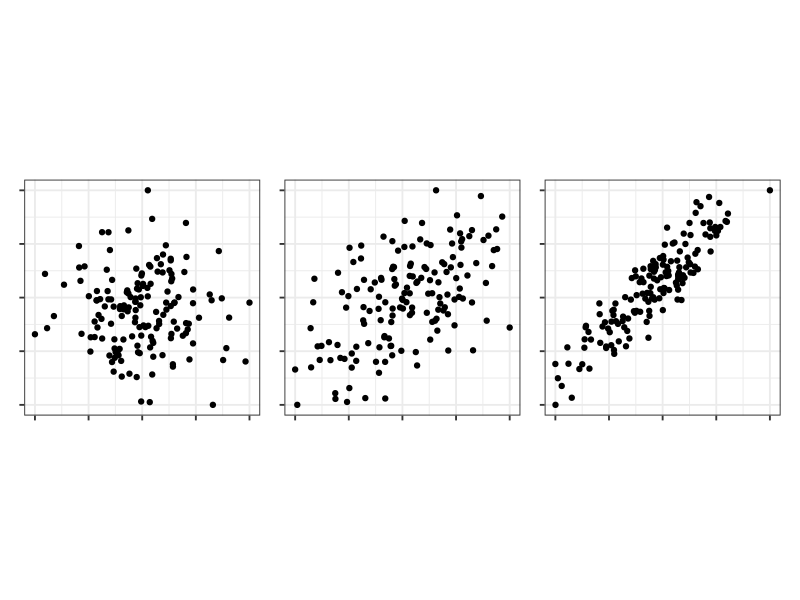
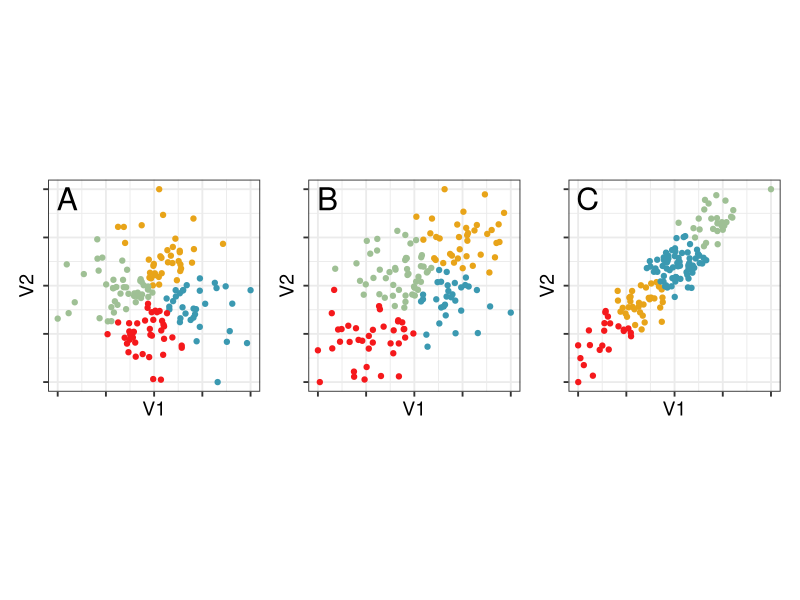
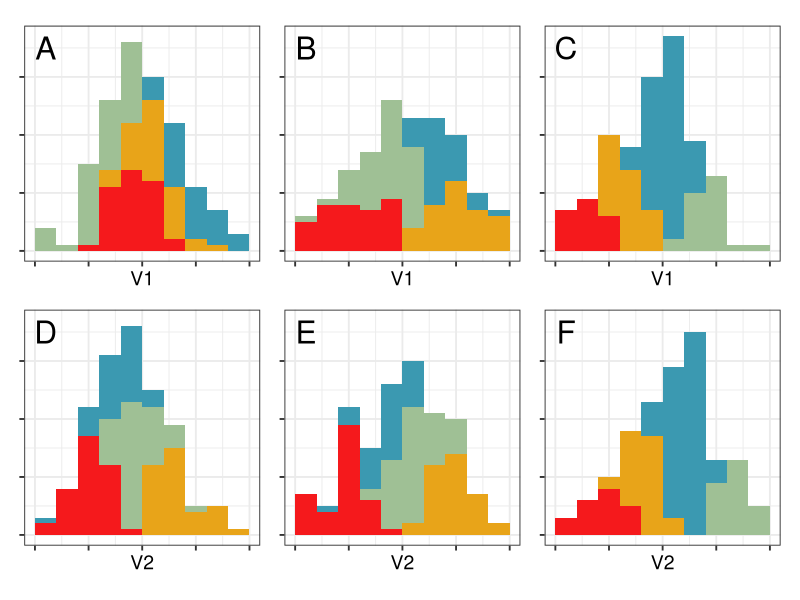
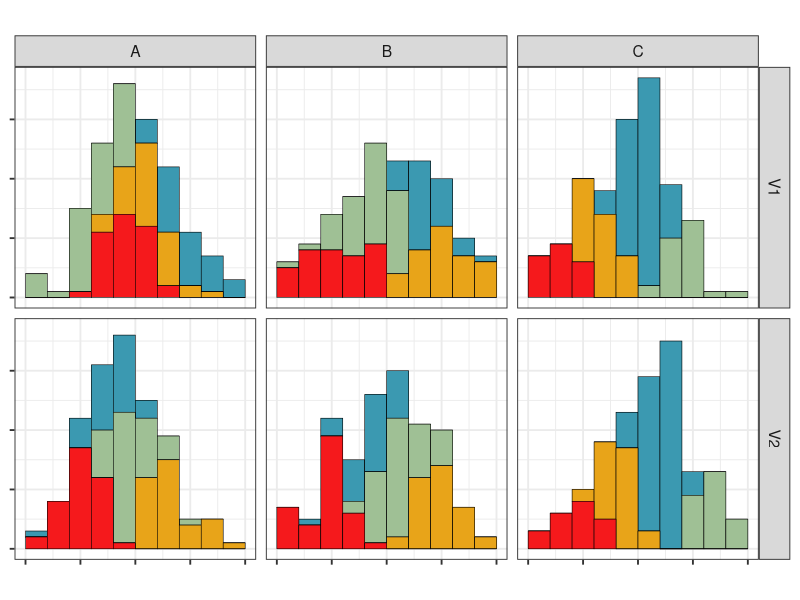
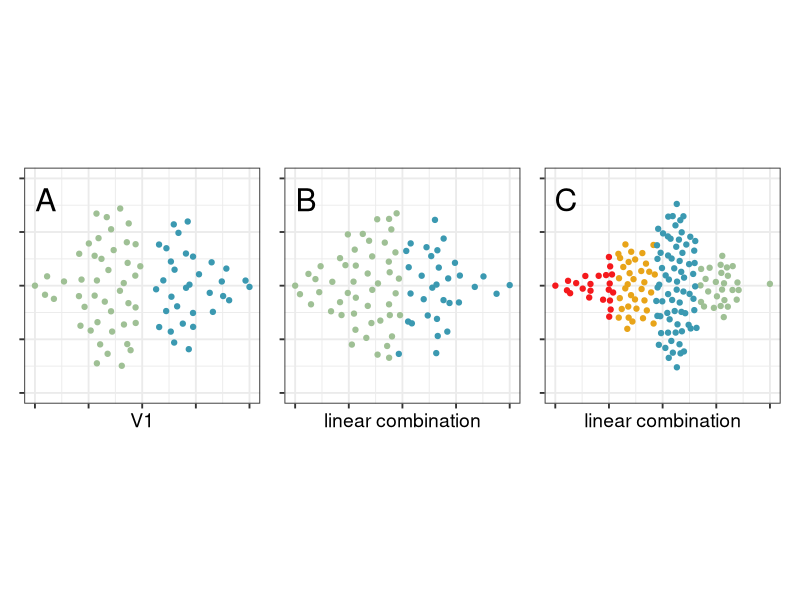

Generate these figures, in order, with R:
# Example in introduction
library(tidyverse)
library(mvtnorm)
library(patchwork)
library(colorspace)
library(ggbeeswarm)

theme_set(theme_bw(base_size = 14) +
            theme(
              aspect.ratio = 1,
              plot.background = element_rect(fill = 'transparent', colour = NA),
              plot.title.position = "plot",
              plot.title = element_text(size = 24),
              panel.background = element_rect(fill = 'transparent', colour = NA),
              legend.background = element_rect(fill = 'transparent', colour = NA),
              legend.key = element_rect(fill = 'transparent', colour = NA)
            )
)

f_std <- function(x) {(x-min(x))/(max(x)-min(x))}
set.seed(914)
blob1 <- rmvnorm(n=155, mean=c(0,0), 
                 sigma=matrix(c(1, 0, 0, 1), 
                              ncol=2, byrow=TRUE)) |> 
  as_tibble() |>
  mutate_all(f_std)
blob2 <- rmvnorm(n=155, mean=c(0,0), 
                 sigma=matrix(c(1, 0.6, 0.6, 1), 
                              ncol=2, byrow=TRUE)) |> 
  as_tibble() |>
  mutate_all(f_std)
blob3 <- rmvnorm(n=155, mean=c(0,0), 
                 sigma=matrix(c(1, 0.9, 0.9, 1), 
                              ncol=2, byrow=TRUE)) |> 
  as_tibble() |>
  mutate_all(f_std)
b1 <- ggplot(blob1, aes(V1, V2)) + 
  geom_point() +
  theme(axis.text = element_blank(),
        axis.title = element_blank())
b2 <- ggplot(blob2, aes(V1, V2)) + 
  geom_point() +
  theme(axis.text = element_blank(),
        axis.title = element_blank())
b3 <- ggplot(blob3, aes(V1, V2)) + 
  geom_point() +
  theme(axis.text = element_blank(),
        axis.title = element_blank())
b1 + b2 + b3 + plot_layout(ncol=3)


set.seed(855)
b1_km <- kmeans(blob1, 4)
b2_km <- kmeans(blob2, 4)
b3_km <- kmeans(blob3, 4)
blob1_cl <- blob1 |>
  mutate(cl = factor(b1_km$cluster))
blob2_cl <- blob2 |>
  mutate(cl = factor(b2_km$cluster))
blob3_cl <- blob3 |>
  mutate(cl = factor(b3_km$cluster))
b4 <- ggplot(blob1_cl, aes(V1, V2, colour=cl)) + 
  geom_point() +
  scale_color_discrete_divergingx(palette="Zissou 1") +
  annotate("text", x=0.05, y=0.95, label="A", size=8) +
  theme(legend.position = "none", 
        axis.text = element_blank())
b5 <- ggplot(blob2_cl, aes(V1, V2, colour=cl)) + 
  geom_point() +
  scale_color_discrete_divergingx(palette="Zissou 1") +
  annotate("text", x=0.05, y=0.95, label="B", size=8) +
  theme(legend.position = "none", 
        axis.text = element_blank())
b6 <- ggplot(blob3_cl, aes(V1, V2, colour=cl)) + 
  geom_point() +
  scale_color_discrete_divergingx(palette="Zissou 1") +
  annotate("text", x=0.05, y=0.95, label="C", size=8) +
  theme(legend.position = "none", 
        axis.text = element_blank())
b4 + b5 + b6 + plot_layout(ncol=3)

b7 <- ggplot(blob1_cl, aes(V1, fill=cl)) + 
  geom_histogram(breaks = seq(0, 1, 0.1)) +
  scale_fill_discrete_divergingx(palette="Zissou 1") +
  ylim(c(0,37)) +
  annotate("text", x=0.05, y=35, label="A", size=8) +
  theme(legend.position = "none", 
        axis.text = element_blank(),
        axis.title.y = element_blank())
b8 <- ggplot(blob2_cl, aes(V1, fill=cl)) + 
  geom_histogram(breaks = seq(0, 1, 0.1)) +
  scale_fill_discrete_divergingx(palette="Zissou 1") +
  ylim(c(0,37)) +
  annotate("text", x=0.05, y=35, label="B", size=8) +
  theme(legend.position = "none", 
        axis.text = element_blank(),
        axis.title.y = element_blank())
b9 <- ggplot(blob3_cl, aes(V1, fill=cl)) + 
  geom_histogram(breaks = seq(0, 1, 0.1)) +
  scale_fill_discrete_divergingx(palette="Zissou 1") +
  ylim(c(0,37)) +
  annotate("text", x=0.05, y=35, label="C", size=8) +
  theme(legend.position = "none", 
        axis.text = element_blank(),
        axis.title.y = element_blank())
b10 <- ggplot(blob1_cl, aes(V2, fill=cl)) + 
  geom_histogram(breaks = seq(0, 1, 0.1)) +
  scale_fill_discrete_divergingx(palette="Zissou 1") +
  ylim(c(0,37)) +
  annotate("text", x=0.05, y=35, label="D", size=8) +
  theme(legend.position = "none", 
        axis.text = element_blank(),
        axis.title.y = element_blank())
b11 <- ggplot(blob2_cl, aes(V2, fill=cl)) + 
  geom_histogram(breaks = seq(0, 1, 0.1)) +
  scale_fill_discrete_divergingx(palette="Zissou 1") +
  ylim(c(0,37)) +
  annotate("text", x=0.05, y=35, label="E", size=8) +
  theme(legend.position = "none", 
        axis.text = element_blank(),
        axis.title.y = element_blank())
b12 <- ggplot(blob3_cl, aes(V2, fill=cl)) + 
  geom_histogram(breaks = seq(0, 1, 0.1)) +
  scale_fill_discrete_divergingx(palette="Zissou 1") +
  ylim(c(0,37)) +
  annotate("text", x=0.05, y=35, label="F", size=8) +
  theme(legend.position = "none", 
        axis.text = element_blank(),
        axis.title.y = element_blank())
b7 + b8 + b9 + b10 + b11 + b12 + plot_layout(ncol=3)

# Use facetting to make connection with plot 1 clearer
blob1_cl <- blob1_cl |>
  mutate(data = "A")
blob2_cl <- blob2_cl |>
  mutate(data = "B")
blob3_cl <- blob3_cl |>
  mutate(data = "C")

blob_all <- bind_rows(blob1_cl, blob2_cl, blob3_cl) |>
  pivot_longer(c(V1, V2), names_to = "var", values_to = "value")

ggplot(blob_all, aes(value, fill=cl)) + 
  geom_histogram(breaks = seq(0, 1, 0.1), 
                 colour="black", linewidth=0.2) +
  scale_fill_discrete_divergingx(palette="Zissou 1") +
  ylim(c(0,37)) +
  facet_grid(var~data) +
  theme(legend.position = "none", 
        axis.text = element_blank(),
        axis.title = element_blank())

# Generate a figure to show why linear combinations are needed, and subsetting
b13 <- ggplot(filter(blob1_cl, cl %in% c(1,2)), 
              aes(x=V1, y=1, colour=cl)) + 
  geom_quasirandom() +
  scale_colour_manual(values=c("#3B99B1", "#9FC095")) +
  annotate("text", x=0.05, y=1.4, label="A", size=8) +
  #xlab("linear combination") +
  ylim(c(0.5, 1.5)) +
  theme(legend.position = "none", 
        axis.text = element_blank(),
        axis.title.y = element_blank())

blob2_cl <- blob2_cl |>
  mutate(V1_V2 = 0.7218934*V1 - 0.6920043*V2) |>
  mutate(V1_V2 = (V1_V2 - min(V1_V2))/(max(V1_V2)-min(V1_V2)))

b14 <- ggplot(filter(blob2_cl, cl %in% c(1,2)), 
              aes(x=V1_V2, y=1, colour=cl)) + 
  geom_quasirandom() +
  scale_colour_manual(values=c("#3B99B1", "#9FC095")) +
  annotate("text", x=0.05, y=1.4, label="B", size=8) +
  xlab("linear combination") +
  ylim(c(0.5, 1.5)) +
  theme(legend.position = "none", 
        axis.text = element_blank(),
        axis.title.y = element_blank())

# Use PC1 for data C
prcomp(blob3_cl[,1:2])
blob3_cl <- blob3_cl |>
  mutate(V1_V2 = (0.6920043*V1 + 0.7218934*V2)/sqrt(2))

b15 <- ggplot(blob3_cl, aes(x=V1_V2, y=1, colour=cl)) + 
  geom_quasirandom() +
  scale_colour_discrete_divergingx(palette="Zissou 1") +
  annotate("text", x=0.05, y=1.4, label="C", size=8) +
  xlab("linear combination") +
  ylim(c(0.5, 1.5)) +
  theme(legend.position = "none", 
        axis.text = element_blank(),
        axis.title.y = element_blank())
b13 + b14 + b15 + plot_layout(ncol=3)
